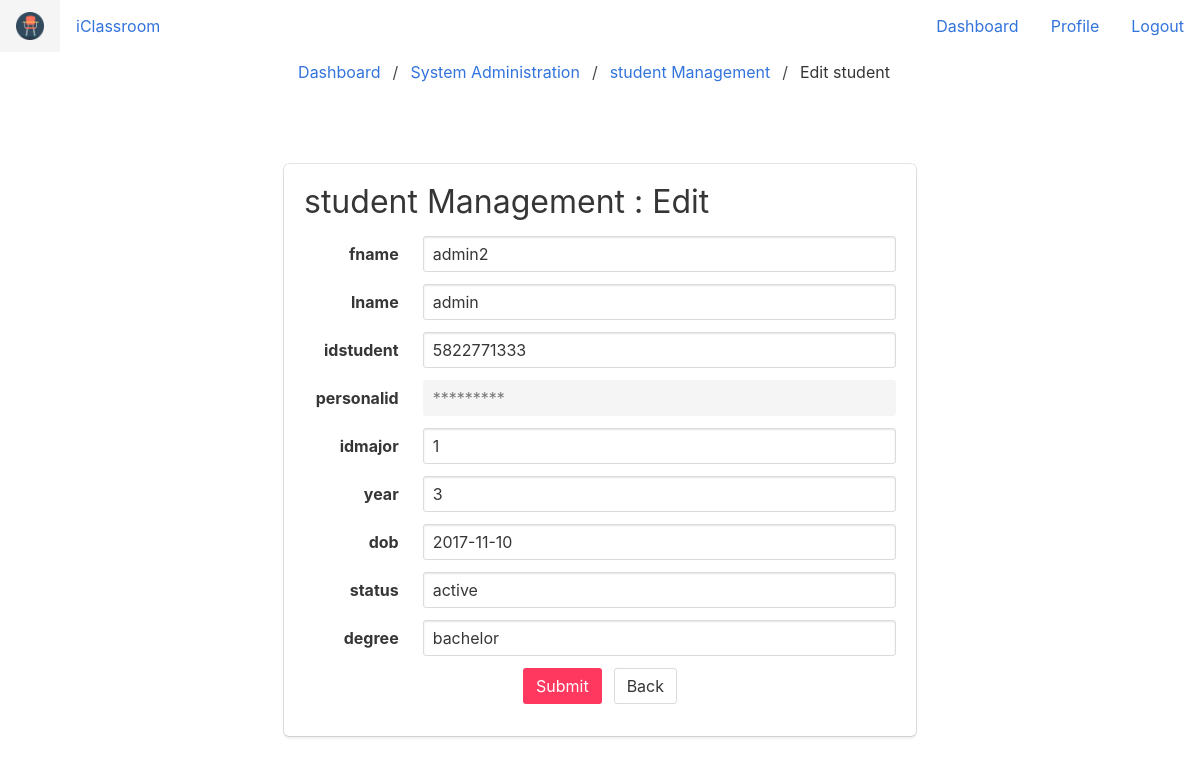
Before: /sysad_student_edit.php?id=5822771333 with the older database file.
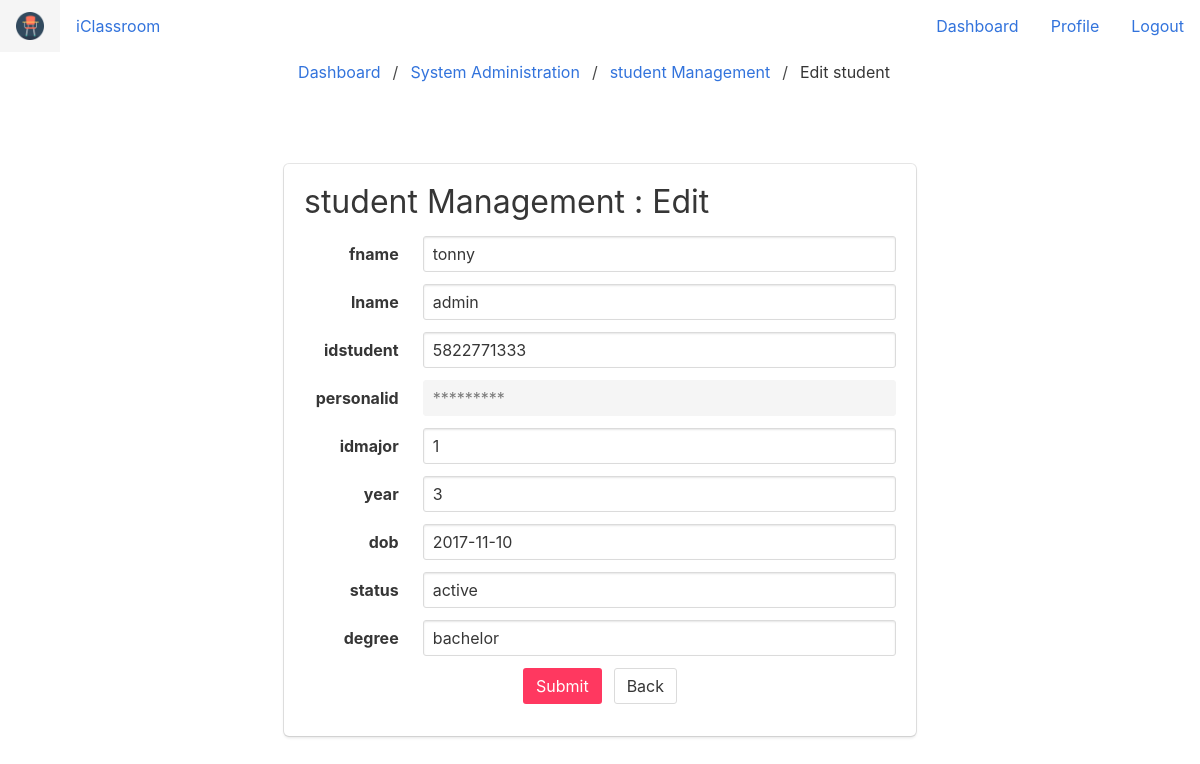
After: the same page with the newer database file.
### tables this page shows
CREATE TABLE `student` (
  `fname` varchar(30) NOT NULL,
  `lname` varchar(30) NOT NULL,
  `idstudent` varchar(20) NOT NULL,
  `personalid` varchar(20) NOT NULL,
  `idmajor` int(11) NOT NULL,
  `year` int(11) NOT NULL,
  `dob` date NOT NULL,
  `status` enum('active','nonactive','','') NOT NULL,
  `degree` enum('bachelor','master','phd','') NOT NULL
);

### sysad_student_edit.php (the view, shortened to what this page needs)
<?php
    require_once('components.php');
    require_once('connect.php')
  ?>
<!DOCTYPE html>
<html>
<head>
  <link rel="stylesheet" href="css/font-awesome-4.7-1.0/css/font-awesome.min.css">
  <link rel="stylesheet" href="css/bulma.min.css">
</head>
<body>
  <nav class="breadcrumb is-centered" aria-label="breadcrumbs">
    <ul>
      <li><a href="tdashboard.php">Dashboard</a></li>
      <li><a href="sysadmin.php">System Administration</a></li>
      <li><a href="sysad_student.php">student Management</a></li>
      <li class="is-active" aria-current="page"><a href=".php">Edit student</a></li>
    </ul>
  </nav>
  <section class="section">
    <div class="container">
      <div class="columns">
        <div class="column is-2"></div>
        <div class="column">
          <div class="box">
            <div class="content">
              <h1>student Management : Edit</h1>
              <form class="" action="edit.php" method="POST">
                <?php
                $q = "SELECT * FROM student WHERE student.idstudent = ".$_GET['id'].";";
                $result = $mysqli->query($q);
                $row = $result->fetch_assoc();
                foreach ($row as $key => $value) {
                  if($key == 'personalid'){
                    echo '<div class="field is-horizontal">
                            <div class="field-label is-normal">
                              <label class="label">'.$key.'</label>
                            </div>
                          <div class="field-body">
                            <input class="input" type="text" placeholder="Text input" value="*********" DISABLED>
                          </div>
                        </div>';
                  }else{
                    echo '<div class="field is-horizontal">
                            <div class="field-label is-normal">
                              <label class="label">'.$key.'</label>
                            </div>
                          <div class="field-body">
                            <input class="input" type="text" placeholder="Text input" value="'.$value.'" name="'.$key.'">
                          </div>
                        </div>';
                  }
                }
                 ?>
                 <div class="field is-grouped is-grouped-centered">
                   <p class="control">  <input type="submit" name="" value="Submit" class="button is-danger"></p>
                   <p class="control"><a href="sysad_student.php" class="button">Back</a></p>
                 </div>
              </form>
            </div>
          </div>
        </div>
        <div class="column is-2"></div>
      </div>
    </div>
  </section>
</body>
</html>

Changed rows visible on the page:
changed student "admin": fname "admin2" → "tonny"
